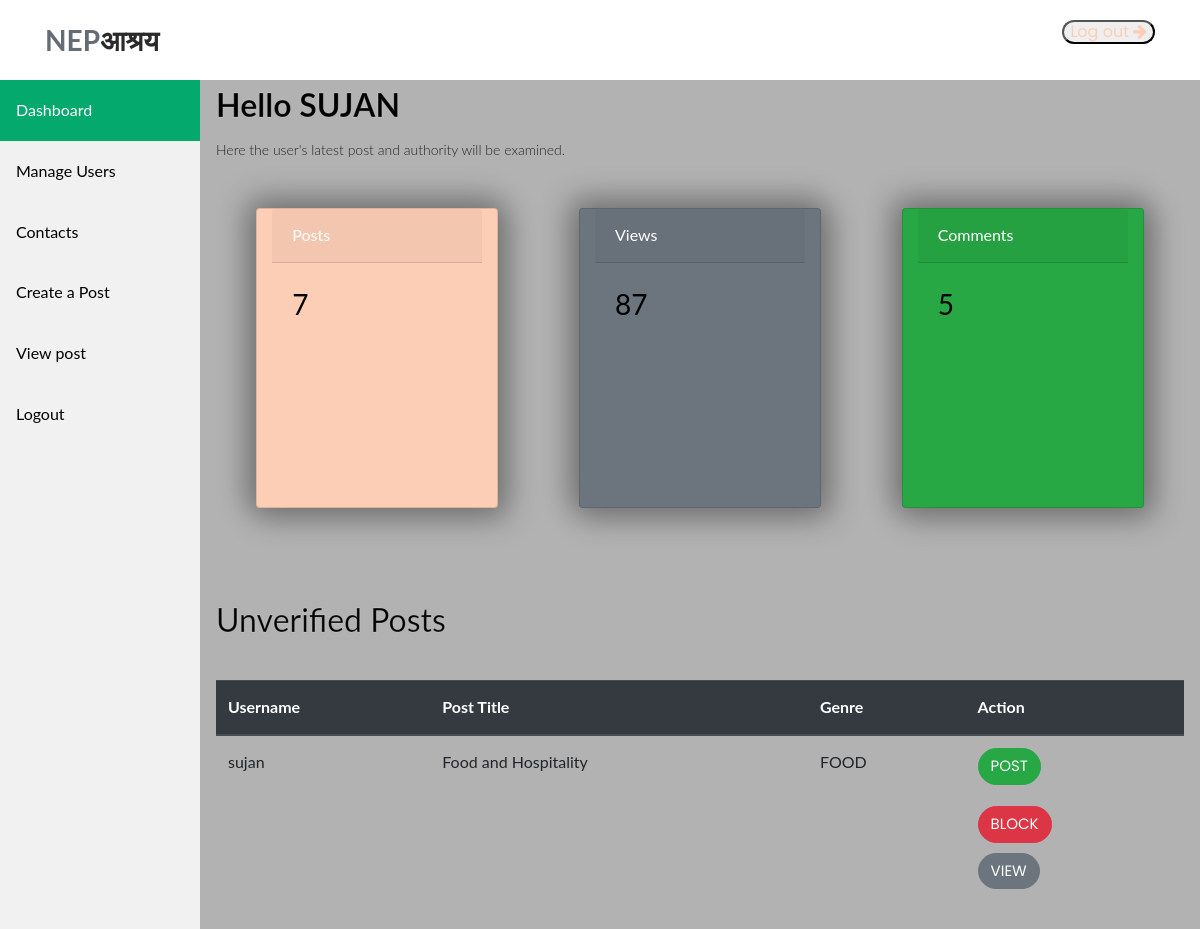
The page /upload/ (signed in) on the database its author committed.
### Nepa_application/models.py (models this page shows, shortened)
class Topic(models.Model):
    title = models.CharField(max_length=100)
    long_description = models.TextField()
    category = models.ManyToManyField("Category", related_name='topics')
    province = models.ForeignKey(province, on_delete=models.CASCADE, related_name='topics')
    post_date = models.DateTimeField(default=timezone.now)
    is_verified = models.BooleanField(default=False)
    author = models.CharField(max_length=100, default="Anonymous")
    likes = models.ManyToManyField(User, related_name='topic', blank=True)
    report = models.IntegerField(User, default=0)
    commentCount = models.IntegerField(default=0, null=True, blank=True)
    views = models.IntegerField(default=0)
    class Meta:
        ordering = ['-post_date']

class Category(models.Model):
    name = models.CharField(max_length=100)
    description = models.TextField()
    image = models.ImageField(upload_to='category_images')

### Nepa_application/views.py (the view, shortened to what this page needs)
# urls.py: path('upload/', views.upload, name = 'upload'),
@login_required(login_url="authsignin")
def upload(request):
    context = []
    username = request.user.username
    total_likess = views(username)
    print(total_likess)
    if request.user.is_authenticated and  request.user.is_staff:
        unverified_posts = models.Topic.objects.filter(is_verified=False)
        categories = models.Category.objects.all()
        number_of_total_posts = models.Topic.objects.filter(is_verified=True).count()
        total_comments = get_total_comments_for_user(username)
        context = {'unverified_posts': unverified_posts,
                'username':username,
                'categories':categories,
                'number_of_total_posts':number_of_total_posts,
                'number':total_comments,
                'total_likes':total_likess,
                }
    return render(request, 'auth/admin_index.html', context)

### Nepa_application/views.py (called while the page is built)
def get_total_comments_for_user(username):
    user = User.objects.get(username=username)
    total_comments = models.Comment.objects.filter(author=user).count()
    return total_comments

def views(username):
    posts = models.Topic.objects.filter(author=username)
    total_views = 0
    for post in posts:
        total_views += post.views
    return total_views

### templates/auth/admin_index.html (shortened to what this page needs)
{% load static %}
<!DOCTYPE html>
<html lang="en">
<head>
  <link rel="stylesheet" href="https://stackpath.bootstrapcdn.com/bootstrap/4.5.2/css/bootstrap.min.css">
  <link rel="stylesheet" type="text/css" href="{% static 'assets/css/bootstrap.min.css' %}">
  <link rel="stylesheet" type="text/css" href="{% static 'assets/css/font-awesome.css' %}">
  <link rel="stylesheet" type="text/css" href="{% static 'assets/css/owl-carousel.css' %}">
  <link rel="stylesheet" href="{% static 'assets/css/tooplate-artxibition.css' %}">
  <link rel="stylesheet" href="{% static 'assets/css/style.css' %}">
  <link href="{% static 'assets/css/main.css' %}" rel="stylesheet" />
</head>
<body>
<header class="header-area header-sticky">
    <div class="container">
        <div class="row">
            <div class="col-12">
                <nav class="main-nav">
                    <a href="{% url 'index' %}" class="logo">NEP<em>आश्रय</em></a>
                    <ul class="nav">
                        {% if user.is_authenticated %}
                        <button class="contactbutton" style="margin-left: 10px;"> <a href="{% url 'signout' %}"">Log out <i class="fa fa-arrow-right"></i></a></button>
                        {% endif %}
                    </ul>
                </nav>
            </div>
        </div>
    </div>
</header>
<div class="sidebar">
    <a class="active" id="refreshButton"="#home">Dashboard</a>
    {% if user.is_authenticated and user.is_staff %}
    <a href="{% url 'manage_user'  %}">Manage Users</a>
    <a href="{% url 'admin_contacts' %}">Contacts</a>
    <a href="{% url 'create_post' %}">Create a Post</a>
    <a href="{% url 'listofpost' %}">View post</a>
    {% elif user.is_authenticated and not user.is_staff %}
    <a href="{% url 'create_post' %}">Create a Post</a>
    <a href="{% url 'listofpost' %}">View post</a>
    {% endif %}
    <a href="{% url 'signout' %}">Logout</a>
</div>
{% if user.is_authenticated and user.is_staff %}
<div class="content">
    <h2><b>Hello {{username|upper}}</b></h2>
    <p>Here the user's latest post and authority will be examined.</p>
    <div class="container">
        <div class="row">
            <div class="card text-white bg-primary col-md-3 d-flex" >
                <div class="card-header">Posts</div>
                <div class="card-body">
                  <h3 class="card-title">{{number_of_total_posts}}</h3>
                </div>
            </div>
            <div class="card text-white bg-secondary col-md-3 d-flex" >
                <div class="card-header">Views</div>
                <div class="card-body">
                  <h3 class="card-title">{{total_likes}}</h3>
                </div>
            </div>
            <div class="card text-white bg-success col-md-3 d-flex" >
                <div class="card-header">Comments</div>
                <div class="card-body">
                  <h3 class="card-title">{{number}}</h3>
                </div>
            </div>
        </div>
    </div>
    <br><br>
    <h2>Unverified Posts</h2>
    <br>
    <table class="table">
        <thead class="thead-dark">
          <tr>
            <th scope="col">Username</th>
            <th scope="col">Post Title</th>
            <th scope="col">Genre</th>
            <th scope="col">Action</th>
          </tr>
        </thead>
        <tbody>
          {% for post in unverified_posts %}
          <tr>
            <td>{{post.author}}</td>
            <td>{{post.title | slice:50 }}</td>
            <td>
              {% for category in post.category.all %}
                {{ category.name }}
              {% endfor %}
            </td>
            <td>
              <form action="{% url 'verify_post' post.id %}" method="post" id="postForm">
                <button type="submit" class="btn btn-success" onclick="confirmpost()" style="margin: 0; ">Post</button>
              </form>
              <br>
              <form action="{% url 'block_post' post.id %}" method="post">
                <button type="submit" class="btn btn-danger" onclick="confirmdelete()"  style="margin-top: -10px;">Block</button>
              </form>
              <form action="{% url 'view_post' post.id %}" method="post">
                <button type="submit" class="btn btn-secondary" style="margin-top: 10px;">View</button>
              </form>
            </td>
            </tr>
        {% endfor %}
        </tbody>
    </table>
</div>
{% endif %}
</body>
</html>

### static/assets/css/tooplate-artxibition.css (style rules this page uses)
html, body, div, span, applet, object, iframe, h1, h2, h3, h4, h5, h6, p, blockquote, div pre, a, abbr, acronym, address, big, cite, code, del, dfn, em, font, img, ins, kbd, q, s, samp, small, strike, strong, sub, sup, tt, var, b, u, i, center, dl, dt, dd, ol, ul, li, figure, header, nav, section, article, aside, footer, figcaption { margin: 0; padding: 0; border: 0; outline: 0; }
ul, li { padding: 0; margin: 0; list-style: none; }
header, section, article, aside, footer, hgroup { display: block; }
.main-nav a { display:block; transition: .3s; }
* { box-sizing: border-box; }
html, body { font-family: 'Poppins', sans-serif; font-weight: 400; background-color: #fff; font-size: 16px; -ms-text-size-adjust: 100%; -webkit-font-smoothing: antialiased; -moz-osx-font-smoothing: grayscale; }
a { text-decoration: none !important; }
h1, h2, h3, h4, h5, h6 { margin-top: 0px; margin-bottom: 0px; }
ul { margin-bottom: 0px; }
p { font-size: 14px; line-height: 25px; color: #272525; font-weight: 300; }
.contactbutton { border-radius: 15px; }
html, body { background: #fff; font-family: 'Poppins', sans-serif; }
.card { margin: 30px auto; width: 300px; height: 300px; border-radius: 40px; box-shadow: 5px 5px 30px 7px rgba(0,0,0,0.25), -5px -5px 30px 7px rgba(0,0,0,0.22); cursor: pointer; transition: 0.4s; }
.header-area { position: relative; top: 0px; left: 0px; right: 0px; z-index: 100; height: 80px; background: #fff; -webkit-transition: all .5s ease 0s; -moz-transition: all .5s ease 0s; -o-transition: all .5s ease 0s; transition: all .5s ease 0s; }
.header-area .main-nav { min-height: 80px; background: transparent; }
.header-area .main-nav .logo { line-height: 80px; color: #656c74; font-size: 28px; font-weight: 700; float: left; -webkit-transition: all 0.3s ease 0s; -moz-transition: all 0.3s ease 0s; -o-transition: all 0.3s ease 0s; transition: all 0.3s ease 0s; }
.header-area .main-nav .logo em { font-style: normal; color: #2a2a2a; font-weight: 900; }
.header-area .main-nav .nav { float: right; margin-top: 27px; margin-right: 0px; background-color: transparent; -webkit-transition: all 0.3s ease 0s; -moz-transition: all 0.3s ease 0s; -o-transition: all 0.3s ease 0s; transition: all 0.3s ease 0s; position: relative; z-index: 999; }
.header-area.header-sticky { min-height: 80px; }
.header-area.header-sticky .nav { margin-top: 20px !important; }
@media (max-width: 1200px) { .header-area .main-nav:before { display: none; } }
@media (min-width: 767px) { .header-area .main-nav .nav { display: flex !important; } }
h2 { -webkit-text-stroke-width: 1px; -webkit-text-stroke-color: rgba(255, 249, 255, 0.264); }

### static/assets/css/main.css (style rules this page uses)
html { line-height: 1.15; -ms-text-size-adjust: 100%; -webkit-text-size-adjust: 100%; }
body { margin: 0; }
article, aside, footer, header, nav, section { display: block; }
a { background-color: transparent; -webkit-text-decoration-skip: objects; }
b, strong { font-weight: inherit; }
b, strong { font-weight: bolder; }
button, input, optgroup, select, textarea { font-family: sans-serif; font-size: 100%; line-height: 1.15; margin: 0; }
button, input { overflow: visible; }
button, select { text-transform: none; }
button, html [type="button"], [type="reset"], [type="submit"] { -webkit-appearance: button; }
html { height: 100%; }
input, button { font-family: 'Poppins', sans-serif; }
* { box-sizing: border-box; }

### templates/auth/admin_index.html (style rules this page uses)
.sidebar { margin: 0; padding: 0; width: 200px; background-color: #f1f1f1; position: fixed; height: 100%; overflow: auto; }
.sidebar a { display: block; color: black; padding: 16px; text-decoration: none; }
.sidebar a.active { background-color: #04AA6D; color: white; }
div.content { margin-left: 200px; padding: 1px 16px; height: 1000px; }

### rows shown on the page
Topic: author "sujan", title "Food and Hospitality"
Category: name "FOOD"

### other values the page prints
{{ username|upper }} "SUJAN"
{{ number_of_total_posts }} "7"
{{ total_likes }} "87"
{{ number }} "5"
